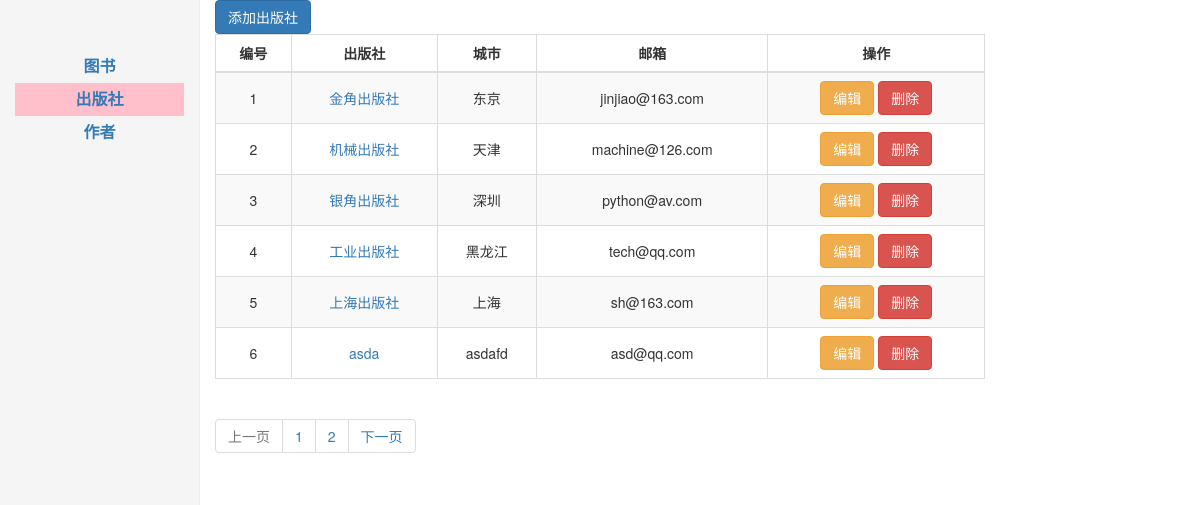
Page /publisher/ on the committed database.
### bk_manage/models.py (models this page shows)
class Publisher(models.Model):
    pid = models.AutoField(primary_key=True)
    name = models.CharField(max_length=32, unique=True)
    city = models.CharField(max_length=32)
    email = models.EmailField()

### bk_manage/views.py (the view)
# urls.py: path('publisher/', views.publisher),
def publisher(request):
    publisher_obj = models.Publisher.objects.all()
    page_range, current_page = page(publisher_obj, request, 6)
    return render(request, 'publisher.html', locals())

### my_widgets/page.py (called while the page is built)
def page(foo, request, per_page_number):
    paginator = Paginator(foo, per_page_number)
    current_page_num = int(request.GET.get("page", 1))
    if paginator.num_pages > 11:
        if current_page_num - 5 < 1:
            page_range = range(1, 12)
        elif current_page_num + 5 > paginator.num_pages:
            page_range = range(paginator.num_pages - 10, paginator.num_pages + 1)
        else:
            page_range = range(current_page_num - 5, current_page_num + 6)
    else:
        page_range = paginator.page_range
    try:
        current_page = paginator.page(current_page_num)
    except EmptyPage:
        current_page = paginator.page(1)
    return page_range, current_page

### templates/publisher.html (shortened to what this page needs)
{% extends 'base.html' %}
{% block content %}
    <a href="/add_publisher/?to=publisher" class="btn btn-primary">添加出版社</a>
     <table id="tb" class="table table-bordered table-hover table-striped">
         <thead>
            <tr>
                 <th>编号</th>
                 <th>出版社</th>
                 <th>城市</th>
                 <th>邮箱</th>
                 <th>操作</th>
            </tr>
         </thead>
         <tbody>
              {% for foo in current_page %}
              <tr>
                   <td >{{ forloop.counter }}</td>
                   <td><a href="/publisher_book/{{ foo.pk }}/?to=publisher">{{ foo.name }}</a></td>
                   <td>{{ foo.city }}</td>
                   <td>{{ foo.email }}</td>
                   <td>
                       <a href="/edit_publisher/{{ foo.pk }}/" class="btn btn-warning">编辑</a>
                       <a href="/del_publisher/{{ foo.pk }}/" class="btn btn-danger">删除</a>
                   </td>
              </tr>
              {% endfor %}
         </tbody>
     </table>
{% endblock %}

### templates/base.html (style rules this page uses)
#tb td, #tb th { text-align: center; vertical-align: inherit }
* { margin: 0; padding: 0 }

### rows in the picture
Publisher: name "金角出版社", city "东京", email "jinjiao@163.com"
Publisher: name "机械出版社", city "天津", email "machine@126.com"
Publisher: name "银角出版社", city "深圳", email "python@av.com"
Publisher: name "工业出版社", city "黑龙江", email "tech@qq.com"
Publisher: name "上海出版社", city "上海", email "sh@163.com"
Publisher: name "asda", city "asdafd", email "asd@qq.com"

### other values in the picture
{{ item }} "1" "2"
